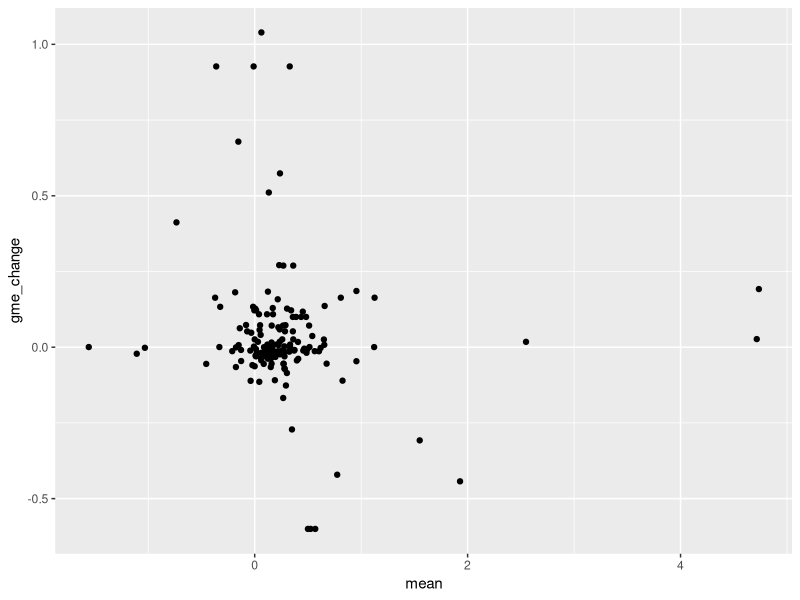

Generate this figure with R:
#----Librarys
library(tidyverse)


#---- group all data


gme_sap = read_csv(file = "Stock_Data.csv")
sentiment = read_csv(file = "sentiment_frame.csv")
sentiment = sentiment %>% select(-Date)
sentiment = sentiment[,-1]

full_data = inner_join(gme_sap, sentiment, by = c ("Date" = "day_to_pred"))

full_data = full_data %>% select(-c(Close.x, lag, Close.y, lag1, lag2,lag3))


#---- Regression
lm_reg = lm(formula = gme_change~mean +sum_com + mean*sum_com, data = full_data)

lm_reg_controlls = lm(formula = gme_change~mean +sum_com + mean*sum_com + sp_change  +lag(sp_change,1) + lag(sp_change, 2) + lag(sp_change, 3), 
            data = full_data)

summary(lm_reg)

ggplot(data = full_data) + geom_point(mapping = aes(x=mean, y = gme_change))
